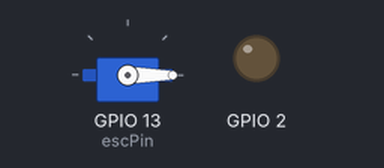
A sketch run on a simulated ESP32. On the bench: servo, output pins drawn as LEDs (lit = HIGH). What the sketch prints to the serial monitor is not drawn.

Above: at 0.1 s.
At 4.1 s:
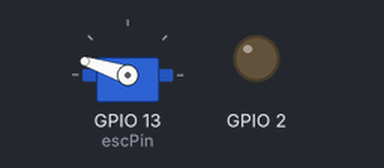
At 6.1 s:
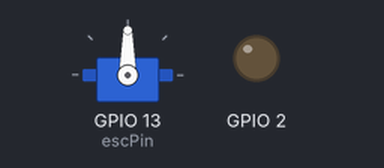
At 9.1 s:
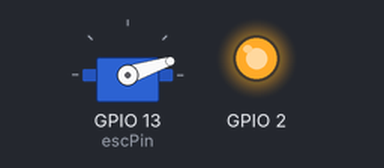
Timing chart, 0 to 10.6 s (numbered marks = the images above):
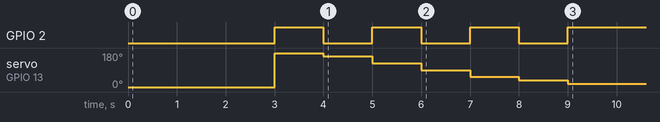

The sketch:

esc_bldc_esp32.ino
```cpp
#include <ESP32Servo.h>

Servo ESC;
const int escPin = 13;

// Konstanta untuk ESC dengan motor high KV
const int MIN_PULSE = 1500;     // Sinyal minimum
const int MAX_PULSE = 2000;     // Sinyal maximum
const int START_PULSE = 1040;   // Mulai dengan pulse sangat rendah karena KV tinggi
const int SAFE_MAX = 1200;      // Batas aman untuk testing

void setup() {
  Serial.begin(115200);
  Serial.println("Inisialisasi ESC untuk motor High KV...");

  // Konfigurasi PWM ESP32
  ESP32PWM::allocateTimer(0);
  ESP32PWM::allocateTimer(1);
  ESP32PWM::allocateTimer(2);
  ESP32PWM::allocateTimer(3);
  pinMode(2, OUTPUT);
  // Attach ESC
  ESC.attach(escPin, MIN_PULSE, MAX_PULSE);

  // Prosedur arming spesifik untuk motor high KV
  Serial.println("Memulai prosedur arming...");

  // Step 1: Pastikan throttle di posisi minimum
  ESC.writeMicroseconds(MIN_PULSE);
  delay(3000);

  // Step 2: Kirim pulse maksimum sebentar
  digitalWrite(2, HIGH);
  ESC.writeMicroseconds(2100);
  delay(1000);

  digitalWrite(2, 0);
  ESC.writeMicroseconds(1950);
  delay(1000);

  digitalWrite(2, 1);
  ESC.writeMicroseconds(1850);
  delay(1000);

  digitalWrite(2, 0);
  ESC.writeMicroseconds(1750);
  delay(1000);

  digitalWrite(2, 1);
  ESC.writeMicroseconds(1650);
  delay(1000);

  digitalWrite(2, 0);
  ESC.writeMicroseconds(1600);
  delay(1000);

  digitalWrite(2, 1);
  ESC.writeMicroseconds(1550);
  delay(1000);


  // // Step 3: Kembali ke minimum, tunggu beep
  // ESC.writeMicroseconds(MIN_PULSE);
  // delay(2000);


  // // Step 2: Kirim pulse maksimum sebentar
  // ESC.writeMicroseconds(MAX_PULSE);
  // delay(2000);

  // // Step 3: Kembali ke minimum, tunggu beep
  // ESC.writeMicroseconds(MIN_PULSE);
  // delay(5000);
  Serial.println("Arming selesai!");
}

void loop() {
  // Test sequence sangat pelan untuk motor high KV

  // 1. Mulai dengan pulse sangat rendah
  // Serial.println("Test awal - pulse sangat rendah");
  // ESC.writeMicroseconds(START_PULSE);
  // delay(4000);

  // // 2. Stop
  // Serial.println("Stop");
  // ESC.writeMicroseconds(MIN_PULSE);
  // delay(3000);

  // // 3. Coba sedikit lebih tinggi
  // Serial.println("Test - pulse sedikit lebih tinggi");
  // ESC.writeMicroseconds(START_PULSE + 10);
  // delay(4000);

  // // 4. Stop lagi
  // Serial.println("Stop");
  // ESC.writeMicroseconds(MIN_PULSE);
  // delay(3000);

  // // 5. Tes dengan pulse lebih tinggi
  // Serial.println("Test - pulse medium");
  // ESC.writeMicroseconds(START_PULSE + 20);
  // delay(4000);

  // // 6. Kembali ke minimum
  // Serial.println("Kembali ke minimum");
  // ESC.writeMicroseconds(MIN_PULSE);
  // delay(5000);
}
```
